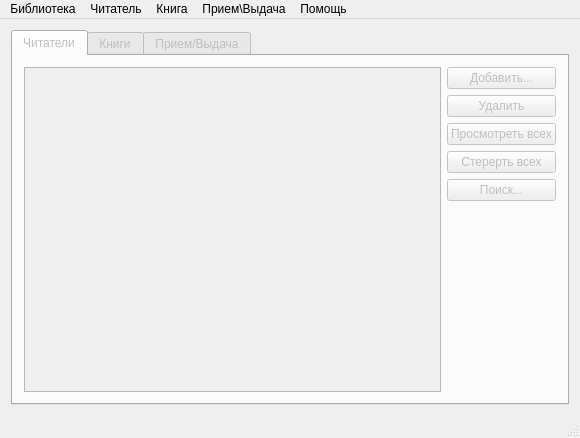
<?xml version="1.0" encoding="UTF-8"?>
<ui version="4.0">
 <class>MainWindow</class>
 <widget class="QMainWindow" name="MainWindow">
  <property name="geometry">
   <rect>
    <x>0</x>
    <y>0</y>
    <width>580</width>
    <height>438</height>
   </rect>
  </property>
  <property name="windowTitle">
   <string>MainWindow</string>
  </property>
  <widget class="QWidget" name="centralWidget">
   <layout class="QHBoxLayout" name="horizontalLayout_4">
    <item>
     <widget class="QTabWidget" name="tabWidget">
      <property name="enabled">
       <bool>false</bool>
      </property>
      <property name="sizePolicy">
       <sizepolicy hsizetype="Expanding" vsizetype="Expanding">
        <horstretch>0</horstretch>
        <verstretch>0</verstretch>
       </sizepolicy>
      </property>
      <property name="maximumSize">
       <size>
        <width>16777215</width>
        <height>16777215</height>
       </size>
      </property>
      <property name="currentIndex">
       <number>0</number>
      </property>
      <widget class="QWidget" name="reader_tab">
       <attribute name="title">
        <string>Читатели</string>
       </attribute>
       <layout class="QHBoxLayout" name="horizontalLayout">
        <item>
         <widget class="QTableWidget" name="reader_tableWidget"/>
        </item>
        <item>
         <layout class="QVBoxLayout" name="verticalLayout">
          <item>
           <widget class="QPushButton" name="pushButton_2">
            <property name="text">
             <string>Добавить...</string>
            </property>
           </widget>
          </item>
          <item>
           <widget class="QPushButton" name="pushButton">
            <property name="text">
             <string>Удалить</string>
            </property>
           </widget>
          </item>
          <item>
           <widget class="QPushButton" name="pushButton_7">
            <property name="text">
             <string>Просмотреть всех</string>
            </property>
           </widget>
          </item>
          <item>
           <widget class="QPushButton" name="pushButton_9">
            <property name="text">
             <string>Стерерть всех</string>
            </property>
           </widget>
          </item>
          <item>
           <widget class="QPushButton" name="pushButton_10">
            <property name="text">
             <string>Поиск...</string>
            </property>
           </widget>
          </item>
          <item>
           <spacer name="verticalSpacer">
            <property name="orientation">
             <enum>Qt::Vertical</enum>
            </property>
            <property name="sizeHint" stdset="0">
             <size>
              <width>20</width>
              <height>40</height>
             </size>
            </property>
           </spacer>
          </item>
         </layout>
        </item>
       </layout>
      </widget>
      <widget class="QWidget" name="book_tab">
       <attribute name="title">
        <string>Книги</string>
       </attribute>
       <layout class="QHBoxLayout" name="horizontalLayout_2">
        <item>
         <widget class="QTableWidget" name="book_tableWidget"/>
        </item>
        <item>
         <layout class="QVBoxLayout" name="verticalLayout_4">
          <item>
           <widget class="QPushButton" name="pushButton_11">
            <property name="text">
             <string>Добавить...</string>
            </property>
           </widget>
          </item>
          <item>
           <widget class="QPushButton" name="pushButton_12">
            <property name="text">
             <string>Удалить</string>
            </property>
           </widget>
          </item>
          <item>
           <widget class="QPushButton" name="pushButton_13">
            <property name="text">
             <string>Просмотреть всех</string>
            </property>
           </widget>
          </item>
          <item>
           <widget class="QPushButton" name="pushButton_14">
            <property name="text">
             <string>Стерерть всех</string>
            </property>
           </widget>
          </item>
          <item>
           <widget class="QPushButton" name="pushButton_15">
            <property name="text">
             <string>Поиск...</string>
            </property>
           </widget>
          </item>
          <item>
           <spacer name="verticalSpacer_4">
            <property name="orientation">
             <enum>Qt::Vertical</enum>
            </property>
            <property name="sizeHint" stdset="0">
             <size>
              <width>20</width>
              <height>40</height>
             </size>
            </property>
           </spacer>
          </item>
         </layout>
        </item>
       </layout>
      </widget>
      <widget class="QWidget" name="ioinfo_tab">
       <attribute name="title">
        <string>Прием/Выдача</string>
       </attribute>
       <layout class="QHBoxLayout" name="horizontalLayout_3">
        <item>
         <widget class="QTableWidget" name="ioinfo_tableWidget"/>
        </item>
        <item>
         <layout class="QVBoxLayout" name="verticalLayout_3">
          <item>
           <widget class="QPushButton" name="pushButton_5">
            <property name="text">
             <string>Принять книгу</string>
            </property>
           </widget>
          </item>
          <item>
           <widget class="QPushButton" name="pushButton_6">
            <property name="text">
             <string>Выдать книгу</string>
            </property>
           </widget>
          </item>
          <item>
           <spacer name="verticalSpacer_3">
            <property name="orientation">
             <enum>Qt::Vertical</enum>
            </property>
            <property name="sizeHint" stdset="0">
             <size>
              <width>20</width>
              <height>40</height>
             </size>
            </property>
           </spacer>
          </item>
         </layout>
        </item>
       </layout>
       <zorder>ioinfo_tableWidget</zorder>
       <zorder>pushButton_5</zorder>
       <zorder>lineEdit_3</zorder>
       <zorder>verticalSpacer_3</zorder>
       <zorder>label_3</zorder>
       <zorder>pushButton_6</zorder>
       <zorder>label_3</zorder>
       <zorder>lineEdit_3</zorder>
      </widget>
     </widget>
    </item>
   </layout>
  </widget>
  <widget class="QMenuBar" name="menuBar">
   <property name="geometry">
    <rect>
     <x>0</x>
     <y>0</y>
     <width>580</width>
     <height>21</height>
    </rect>
   </property>
   <widget class="QMenu" name="library_menu">
    <property name="title">
     <string>Библиотека</string>
    </property>
    <addaction name="separator"/>
    <addaction name="create_library_action"/>
    <addaction name="open_library_action"/>
    <addaction name="separator"/>
    <addaction name="save_library_action"/>
    <addaction name="save_as_library_action"/>
    <addaction name="separator"/>
    <addaction name="quit_library_action"/>
   </widget>
   <widget class="QMenu" name="reader_menu">
    <property name="title">
     <string>Читатель</string>
    </property>
    <addaction name="add_reader_action"/>
    <addaction name="delete_reader_action"/>
    <addaction name="separator"/>
    <addaction name="see_all_reader_action"/>
    <addaction name="delete_all_reader_action"/>
    <addaction name="separator"/>
    <addaction name="search_reader_action"/>
   </widget>
   <widget class="QMenu" name="book_menu">
    <property name="title">
     <string>Книга</string>
    </property>
    <addaction name="add_book_action"/>
    <addaction name="delete_book_action"/>
    <addaction name="separator"/>
    <addaction name="see_all_book_action"/>
    <addaction name="delete_all_book_action"/>
    <addaction name="separator"/>
    <addaction name="search_book_action"/>
   </widget>
   <widget class="QMenu" name="ioinfo_menu">
    <property name="title">
     <string>Прием\Выдача</string>
    </property>
    <addaction name="take_ioinfo_action"/>
    <addaction name="give_ioinfo_action"/>
    <addaction name="separator"/>
    <addaction name="see_ioinfo_action"/>
   </widget>
   <widget class="QMenu" name="help_menu">
    <property name="title">
     <string>Помощь</string>
    </property>
    <addaction name="about_help_action"/>
   </widget>
   <addaction name="library_menu"/>
   <addaction name="reader_menu"/>
   <addaction name="book_menu"/>
   <addaction name="ioinfo_menu"/>
   <addaction name="help_menu"/>
  </widget>
  <widget class="QStatusBar" name="statusBar"/>
  <action name="create_library_action">
   <property name="text">
    <string>Создать</string>
   </property>
  </action>
  <action name="save_library_action">
   <property name="text">
    <string>Сохранить</string>
   </property>
  </action>
  <action name="add_reader_action">
   <property name="text">
    <string>Добавить...</string>
   </property>
  </action>
  <action name="delete_reader_action">
   <property name="text">
    <string>Удалить</string>
   </property>
  </action>
  <action name="see_all_reader_action">
   <property name="text">
    <string>Просмотреть всех</string>
   </property>
  </action>
  <action name="delete_all_reader_action">
   <property name="text">
    <string>Стереть всех</string>
   </property>
  </action>
  <action name="search_reader_action">
   <property name="text">
    <string>Поиск...</string>
   </property>
  </action>
  <action name="add_book_action">
   <property name="text">
    <string>Добавить...</string>
   </property>
  </action>
  <action name="delete_book_action">
   <property name="text">
    <string>Удалить...</string>
   </property>
  </action>
  <action name="see_all_book_action">
   <property name="text">
    <string>Просмотреть все</string>
   </property>
  </action>
  <action name="delete_all_book_action">
   <property name="text">
    <string>Стереть все</string>
   </property>
  </action>
  <action name="search_book_action">
   <property name="text">
    <string>Поиск...</string>
   </property>
  </action>
  <action name="take_ioinfo_action">
   <property name="text">
    <string>Принять книгу</string>
   </property>
  </action>
  <action name="give_ioinfo_action">
   <property name="text">
    <string>Выдать книгу</string>
   </property>
  </action>
  <action name="see_ioinfo_action">
   <property name="text">
    <string>Просмотреть?</string>
   </property>
  </action>
  <action name="save_as_library_action">
   <property name="text">
    <string>Сохранить как...</string>
   </property>
  </action>
  <action name="open_library_action">
   <property name="text">
    <string>Открыть</string>
   </property>
  </action>
  <action name="quit_library_action">
   <property name="text">
    <string>Выход</string>
   </property>
  </action>
  <action name="about_help_action">
   <property name="text">
    <string>О программе</string>
   </property>
  </action>
 </widget>
 <layoutdefault spacing="6" margin="11"/>
 <resources/>
 <connections/>
</ui>
